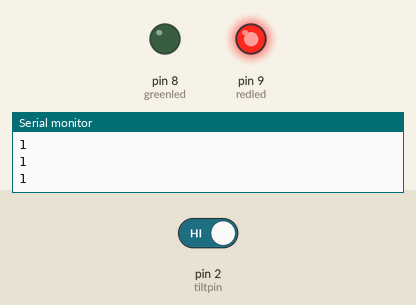
A sketch run on a simulated Arduino Uno, built with avr-gcc and run on an emulated ATmega328P. Parts: output pins drawn as LEDs (lit = HIGH), the last lines printed to the serial monitor. Inputs (shaded band) come from the test bench; at power-on: pin 2 (tiltpin) HIGH.

Above: at 1.3 s.
1.4 s: pin 2 (tiltpin) driven LOW
At 1.62 s:
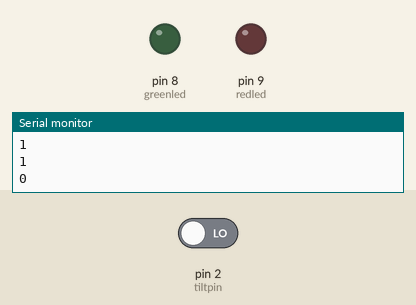
At 2.9 s:
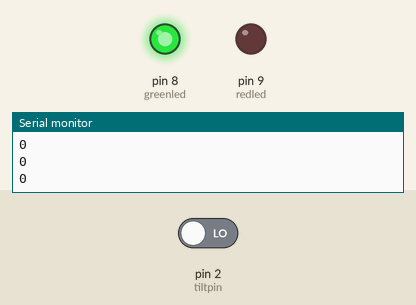
3.2 s: pin 2 (tiltpin) driven HIGH
At 3.37 s:
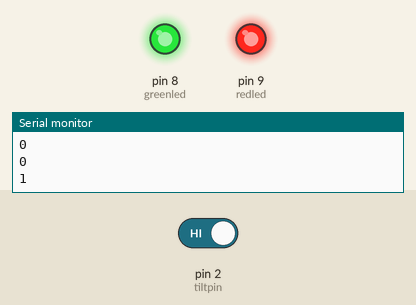
Timing chart, 0 to 6.2 s (numbered marks = the images above; inputs shaded):
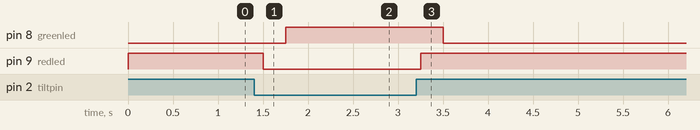

The sketch:

Intro_to_tilt_switch.ino
```cpp
int tiltpin=2;
int tiltval;
int redled=9;
int greenled=8;
int dt=250;

void setup(){
  pinMode(redled,OUTPUT);
  pinMode(greenled,OUTPUT);
  pinMode(tiltpin,INPUT);
  digitalWrite(tiltpin,HIGH);
  Serial.begin(9600);

}

void loop()
{
  tiltval=digitalRead(tiltpin);
  Serial.println(tiltval);
  if(tiltval==1){
    digitalWrite(redled,HIGH);
    delay(dt);
    digitalWrite(greenled,LOW);
  }
  if(tiltval==0){
    digitalWrite(redled,LOW);
    delay(dt);
    digitalWrite(greenled,HIGH);
  }
}
```

Measured:
- after the input at 1.4 s, pin 8 (greenled): LOW → HIGH after 0.35 s; pin 9 (redled): HIGH → LOW after 0.10 s
- after the input at 3.2 s, pin 8 (greenled): HIGH → LOW after 0.30 s; pin 9 (redled): LOW → HIGH after 0.05 s
